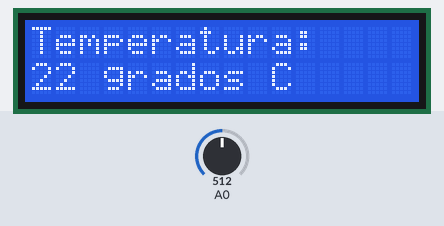
A sketch run on a simulated Arduino Uno, built with avr-gcc and run on an emulated ATmega328P. On the bench: 16×2 character LCD. The test bench sets the inputs (shaded band); at power-on: A0 = 512.

Above: at 1.2 s.
1.3 s: A0 set to 239
At 2.1 s:
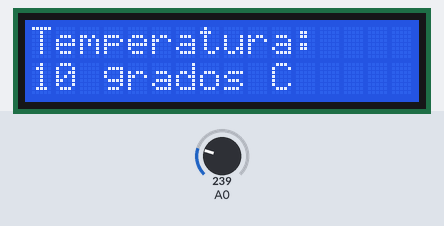
2.8 s: A0 set to 207
At 4.0 s:
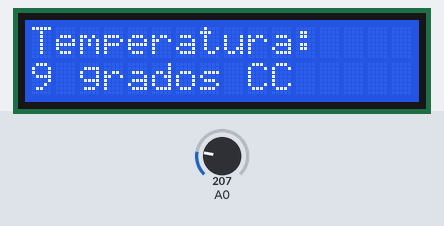
4.3 s: A0 set to 511
At 4.9 s:
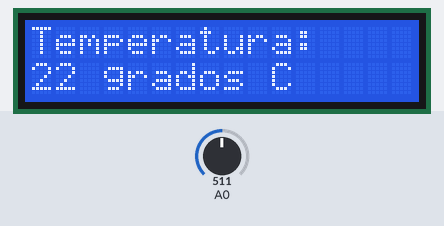
Timing chart, 0 to 7.3 s (numbered marks = the images above; inputs shaded):
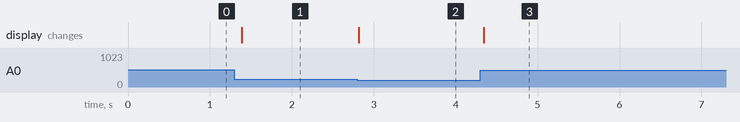

Measured:
- the behaviour switches between 224 and 223 on A0 (found by bisection; images 1 and 2)
- after the input at 1.3 s, the display: changes after 0.09 s (image 1)
- after the input at 2.8 s, the display: changes at once (image 2)
- after the input at 4.3 s, the display: changes at once (image 3)

The sketch:

Display_LCD.ino
```cpp
#include <LiquidCrystal.h>

//Crear el objeto LCD con los números correspondientes (rs, en, d4, d5, d6, d7)
LiquidCrystal lcd(8, 10, 4, 5, 6, 7);
 float lectura ;
 float volTemp ;
 int Temp ;


void setup() {
  // Inicializar el LCD con el número de  columnas y filas del LCD
  lcd.begin(16, 2);
  // Escribimos el Mensaje en el LCD.
  lcd.print("Temperatura:");
}

void loop() {
  //
  lectura = analogRead(A0);
  volTemp = 0.25 * lectura;
  Temp = volTemp / 5.6;

  // Ubicamos el cursor en la primera posición(columna:0) de la segunda línea(fila:1)
  lcd.setCursor(0, 1);
  // Escribimos el número de segundos trascurridos
  lcd.print(Temp);
  lcd.print(" grados C");
  delay(100);
}
```
